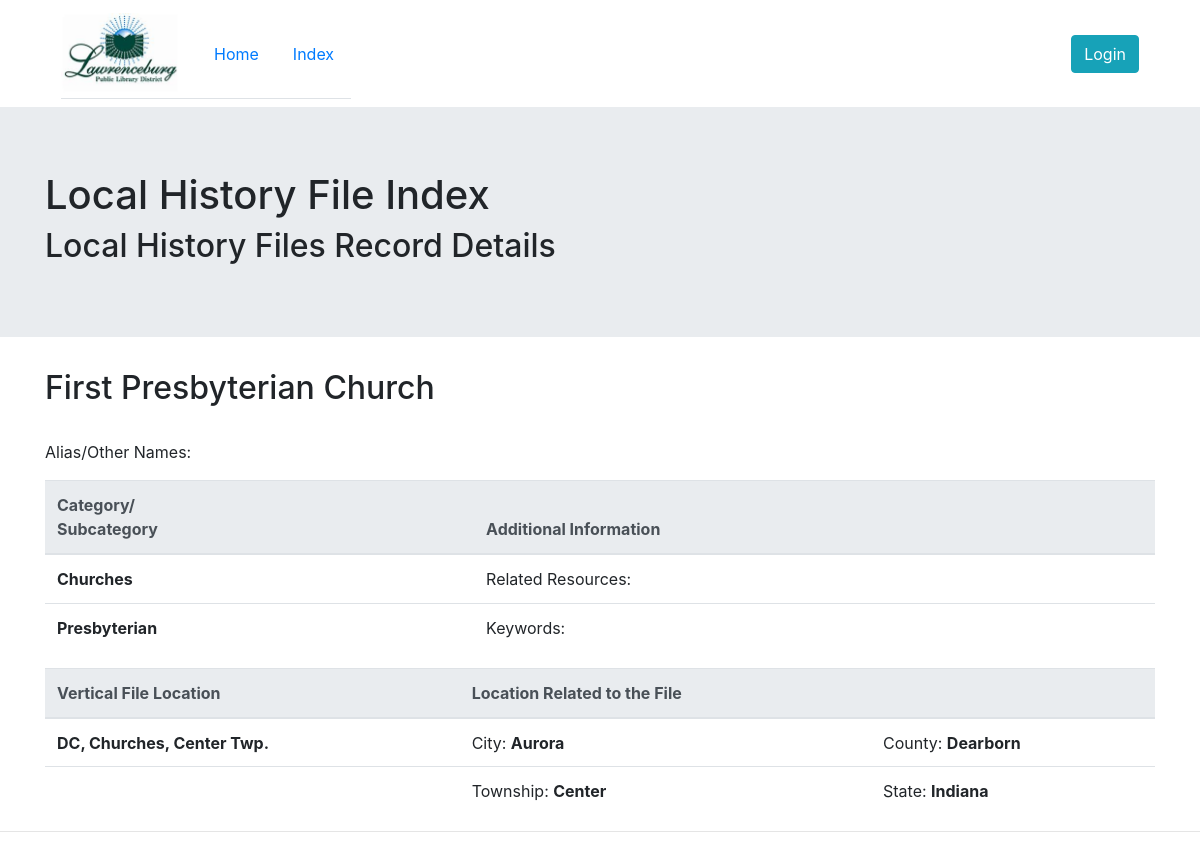
The app's page /display_file.php?id=267 with its own data.
### tables this page shows
CREATE TABLE `files` (
  `id` int(15) NOT NULL,
  `filename` varchar(255) NOT NULL,
  `category` varchar(255) NOT NULL,
  `subcategory` varchar(255) DEFAULT NULL,
  `file_location` varchar(255) NOT NULL,
  `state` varchar(255) NOT NULL,
  `county` varchar(255) DEFAULT NULL,
  `township` varchar(255) DEFAULT NULL,
  `city` varchar(255) DEFAULT NULL,
  `related` varchar(255) DEFAULT NULL,
  `alias` varchar(255) DEFAULT NULL,
  `keywords` varchar(255) DEFAULT NULL
);

### display_file.php (the view, shortened to what this page needs)
<?php
require_once 'includes/header.php';
require_once 'includes/database.php';
$id = filter_input(INPUT_GET, 'id', FILTER_SANITIZE_NUMBER_INT);
$query = "SELECT * FROM files WHERE id =" . $id;
$result = $db->query($query);
$row_count = mysqli_num_rows($result);
?>
<div class="jumbotron jumbotron-fluid">
    <div class="container">
        <h1>Local History File Index</h1>
        <h2>Local History Files Record Details</h2>
    </div>
</div>
<?php
for ($i = 0; $i < $row_count; $i++) :
    $data = $result->fetch_assoc();
    ?>
    <div class="container">
        <h2><?php echo $data['filename']; ?></h2>
        <br/>
        <p>Alias/Other Names: <b><?php echo $data['alias']; ?></b></p>
        <table class="table">
            <thead class="thead-light">
                <tr>
                    <th>Category/
                        <br/>Subcategory</th>
                    <th>Additional Information</th>
                </tr>
            </thead>
            <tbody>
                <tr>
                    <td><b><?php echo $data['category']; ?></b></td>
                    <td>Related Resources: <b><?php echo $data['related']; ?></b></td>
                </tr>
                <tr>
                    <td><b><?php echo $data['subcategory']; ?></b></td>
                    <td>Keywords: <b><?php echo $data['keywords']; ?></b></td>
                </tr>
            </tbody>
        </table>
        <table class="table">
            <thead class="thead-light">
                <tr>
                    <th>Vertical File Location</th>
                    <th>Location Related to the File</th>
                    <th></th>
                </tr>
            </thead>
            <tbody>
                <tr>
                    <td><b><?php echo $data['file_location']; ?></b></td>
                    <td>City: <b><?php echo $data['city']; ?></b></td>
                    <td>County: <b><?php echo $data['county']; ?></b></td>
                </tr>
                <tr/>
            <td></td>
            <td>Township: <b><?php echo $data['township']; ?></b></td>
            <td>State: <b><?php echo $data['state']; ?></b></td>
            </tbody>
        </table>
    </div>
    <?php
endfor;
?>
<?php
require_once 'includes/footer.php';

### records on screen
files: filename "First Presbyterian Church", category "Churches", subcategory "Presbyterian", file_location "DC, Churches, Center Twp.", city "Aurora", county "Dearborn", township "Center", state "Indiana"
